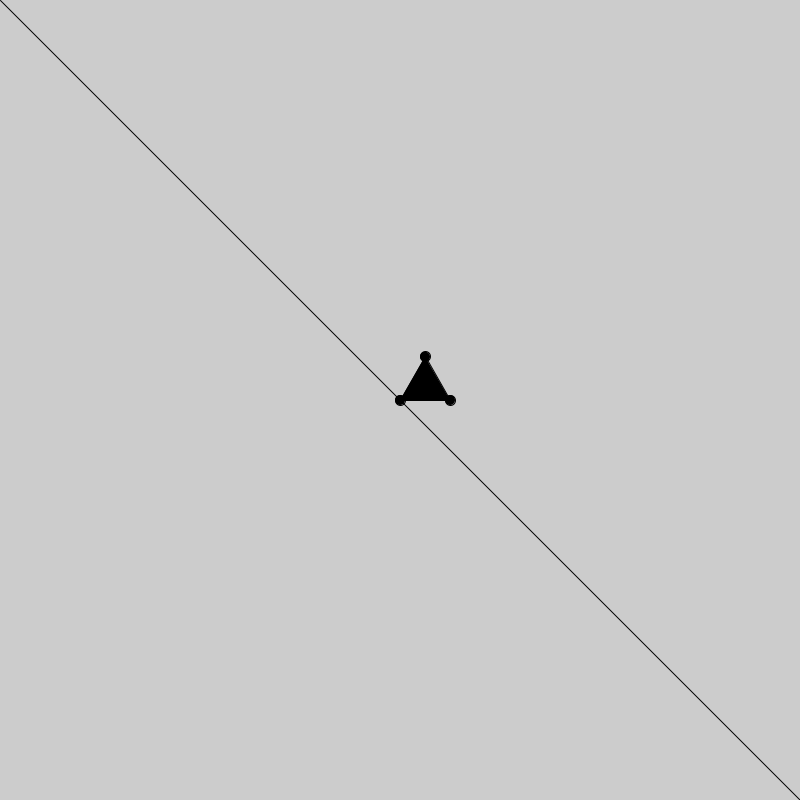
Frame 1 (no input)
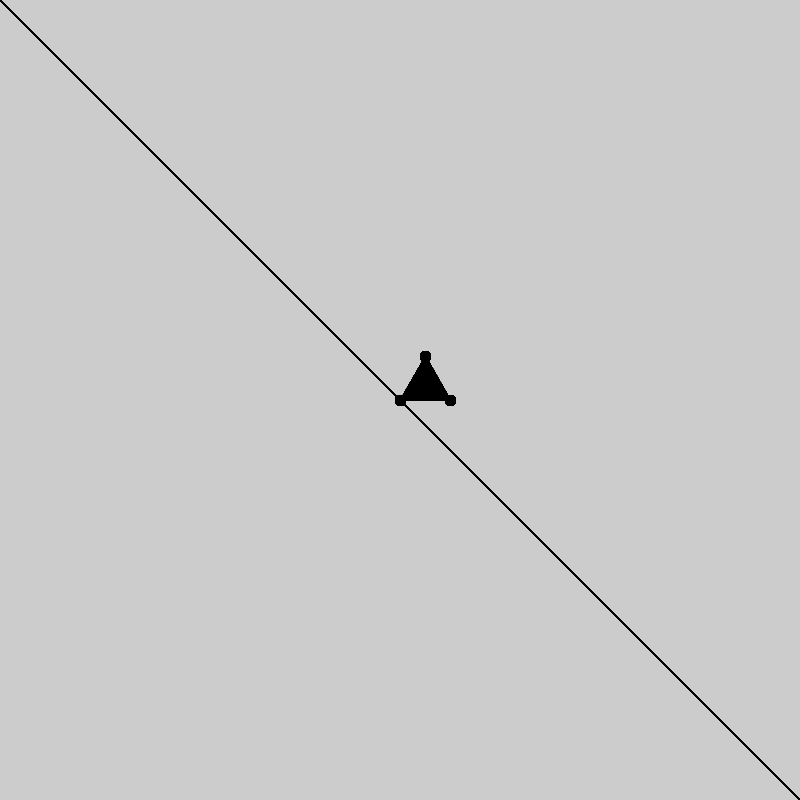
Frame 60 (the mouse pressed at the canvas centre just before this capture)
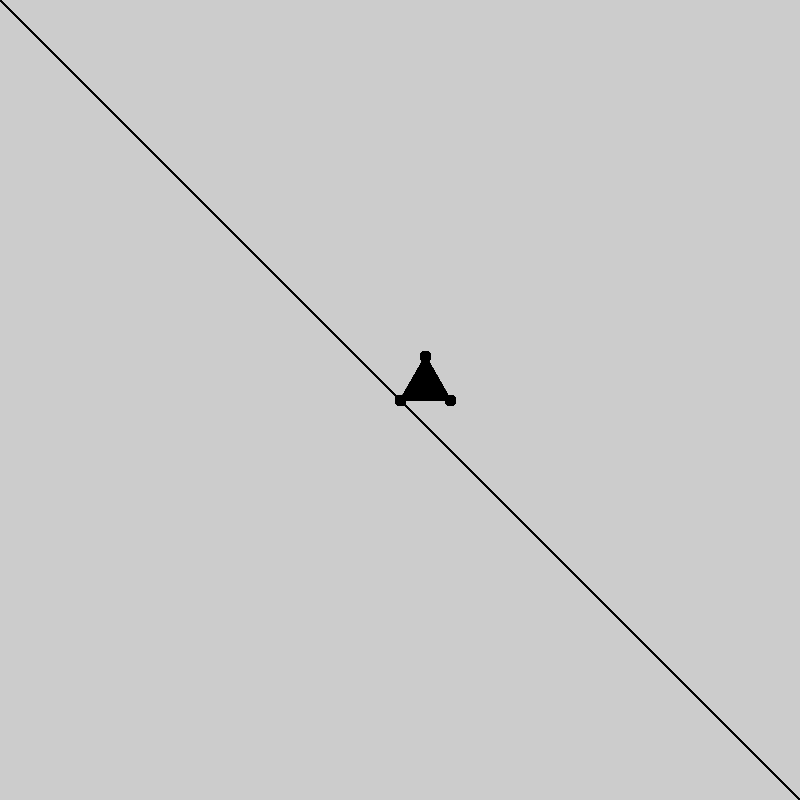
Frame 120 (the mouse held since frame 60 and released just before this capture)

The Processing sketch that drew these frames (run headless with seeded random() and noise(); from frame 60 on, the mouse is pressed at the canvas centre):

// Processing sketch: aula3
// ── aula3.pde

// Interface figura
interface Figura{
  void desenha();
}

// Classe Ponto
class Ponto implements Figura{
  float x,y;
  
  Ponto(float x, float y){
    this.x = x;
    this.y = y;
  }
  
  void desenha(){
    fill(0);
    circle(this.x, this.y, 10);
  }
  
  // Faz a translação do ponto primitivamente
  Ponto roda(Ponto B, float alpha){
    return new Ponto(
      ((B.x-this.x) * cos(alpha) + (B.y-this.y) * sin(alpha)) + this.x,
      (-(B.x-this.x)*sin(alpha) + (B.y-this.y) * cos(alpha)) + this.y
    );
  }
}

// Triangulo
class Triangulo implements Figura{
  Ponto A,B,C;
  
  Triangulo(Ponto A, Ponto B, Ponto C){
    this.A = A;
    this.B = B;
    this.C = C;
  }
  
  void desenha(){
    beginShape();
    vertex(this.A.x, this.A.y);
    vertex(this.B.x, this.B.y);
    vertex(this.C.x, this.C.y);
    endShape(CLOSE);
  }
}

//Segmento
class Segmento implements Figura{
  Ponto A,B;
  
  Segmento(Ponto A, Ponto B){
   this.A = A;
   this.B = B;
  }
  
  void desenha(){
    line(this.A.x, this.A.y, this.B.x, this.B.y);
  }
}

// Variaveis globais
ArrayList<Figura> figuras = new ArrayList<Figura>();
/*
Ponto p1 = null;
Ponto p2 = null;
Ponto p3 = null;
Triangulo t = null;
Segmento s = null;
*/

void setup(){
  size(800,800);
}

void draw(){
  if(figuras.isEmpty()){
    Ponto p1 = new Ponto(width/2, height/2);
    Ponto p2 = new Ponto(width/2+50, height/2);
    Ponto p3 = p1.roda(p2, PI/3);
    Triangulo t = new Triangulo(p1,p2,p3);
    Segmento s = new Segmento(new Ponto(0,0), new Ponto(width,height));
    
    figuras.add(p1);
    figuras.add(p2);
    figuras.add(p3);
    figuras.add(t);
    figuras.add(s);
  }
  
  for(Figura f: figuras){
    f.desenha();
  }
}
